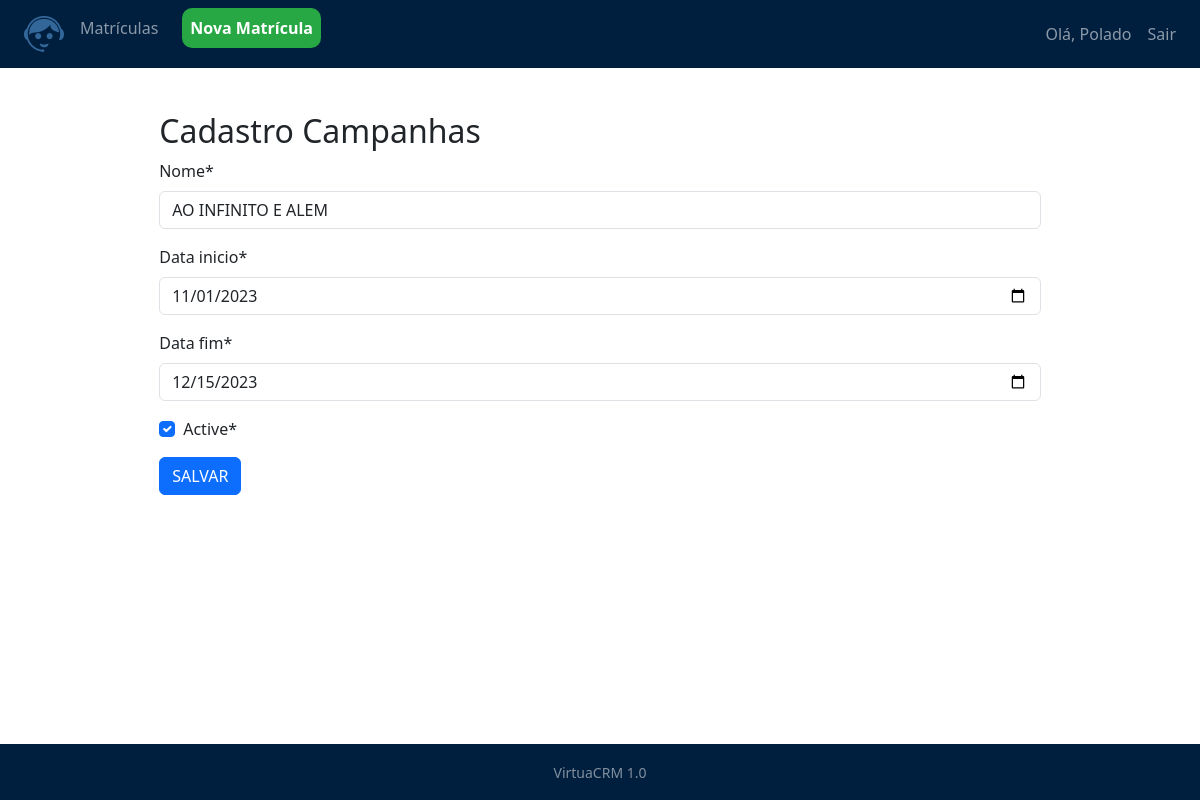
/matriculas/campanhas/1 (signed in), run on the app's committed database.
### matriculas/models.py (models this page shows, shortened)
class cad_campanhas(models.Model):
    nome = models.CharField(max_length=100)
    data_inicio = models.DateTimeField()
    data_fim = models.DateTimeField()
    create_date = models.DateTimeField(auto_now_add=True)
    update_date = models.DateTimeField(auto_now=True)
    active = models.BooleanField(default=True)
    class Meta:
        db_table = 'campanhas'

### matriculas/views.py (the view, shortened to what this page needs)
# urls.py: path('campanhas/<int:id>', CampanhaUpdateView.as_view(), name='campanha_update'),
class CampanhaUpdateView(LoginRequiredMixin, UpdateView):
    template_name = 'matriculas/campanha_new.html'
    form_class = CampanhaForm
    def get_object(self):
        id = self.kwargs.get('id')
        return get_object_or_404(cad_campanhas, id=id)  # Retorna o objeto consultor a partir do id

### matriculas/forms.py
class CampanhaForm(forms.ModelForm):
    nome = forms.CharField()
    data_inicio = forms.DateField(widget=DateInput())
    data_fim = forms.DateField(widget=DateInput())
    active = forms.BooleanField()
    class Meta:
        model = cad_campanhas
        fields = (
            'nome',
            'data_inicio',
            'data_fim',
            'active',
        )

### matriculas/templates/matriculas/campanha_new.html (shortened to what this page needs)
{% extends 'model-page.html'%}
{% load crispy_forms_tags %}
{% load static %}
{% block content %}
<link rel="stylesheet" type="text/css" href="{% static 'css/matnew.css' %}">
<div class="centered-form">
    <h2> Cadastro Campanhas</h2>
        <div>
            <form method="POST">{% csrf_token %}
                {{ form|crispy}}
                <button type="submit" class="btn btn-primary">SALVAR</button>
            </form>
        </div>
</div>
{%endblock%}

### core/templates/model-header.html (shortened to what this page needs)
{% load static %}
<nav class="navbar navbar-expand-sm custom-navbar-bg navbar-dark mr-2">
    <ul class="nav navbar-nav">
        <li class="nav-item">
            <a class="nav-link">
            </a>
        </li>
        <li class="nav-item">
            <a class="nav-link" href="{% url 'user_rank' %}">
                <img src="{% static 'images/virtua_white.svg' %}" alt="Logo" class="img-fluid" style="width: 40px; height: auto;">
            </a>
        </li>
        <li class="nav-item">
            <a class="nav-link" href="{% url 'matriculas:matriculas_list' %}">Matrículas</a>
        </li>
        <li class="nav-item">
            <a class="nav-link">
            </a>
        </li>
        <li class="nav-item">
            <a class="nav-link highlight-link" href="{%url 'matriculas:matriculas_new'%}">Nova Matrícula</a>
        </li>
    </ul>
    <ul class="navbar-nav ms-auto ml-2">
        <li class="nav-item">
            <a class="nav-link">
        {% if request.user.is_authenticated %}
            <span class="navbar-text">Olá,  {{ request.user.first_name }}</span>
        {% endif %}
            </a>
        </li>
        <li class="nav-item">
            <a class="nav-link" href="{% url 'logout' %}">Sair</a>
        </li>
        <li class="nav-item">
            <a class="nav-link">
            </a>
        </li>
    </ul>
</nav>

### core/static/css/matnew.css (style rules this page uses)
.centered-form { margin: auto; width: 80%; padding: 20px; }

### core/templates/model-header.html (style rules this page uses)
.custom-navbar-bg { background-color: #001f3f; }
.highlight-link { background-color: #28a745; color: #fff; font-weight: bold; border-radius: 10px; padding: 8px 12px; }

### core/templates/model-footer.html (style rules this page uses)
.custom-navbar-bg { background-color: #001f3f; }

### core/templates/model-page.html (style rules this page uses)
html, body { height: 100%; }
.custom-navbar-bg { background-color: #001f3f; }

### data on the page
cad_campanhas: nome "AO INFINITO E ALEM", data_inicio "11/01/2023", data_fim "12/15/2023", active "☑"

### other printed values
{{ request.user.first_name }} "Polado"
